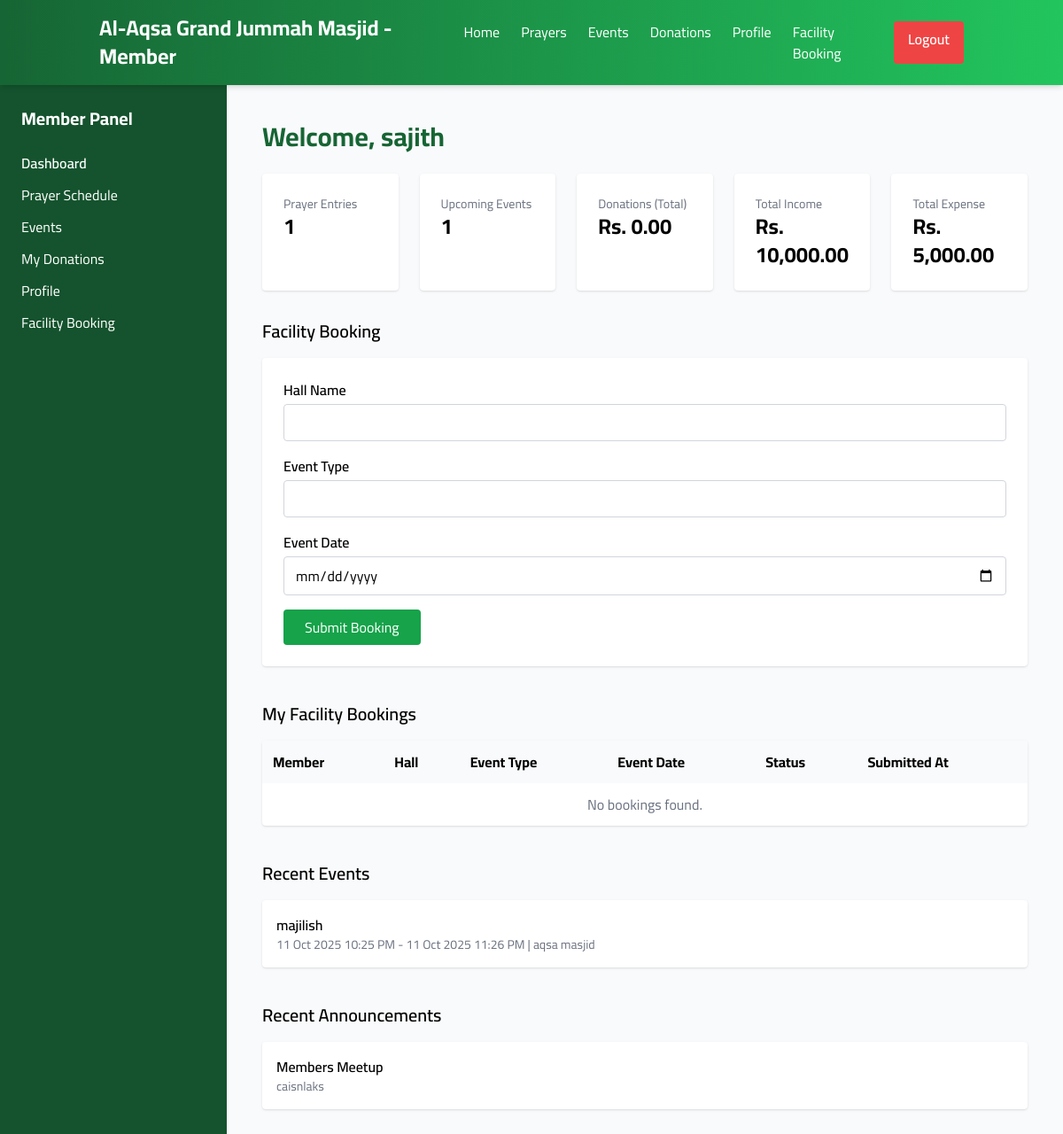
The app's page /member/index.php (signed in) with its own data.
### tables this page shows
CREATE TABLE `site_settings` (
  `id` int(11) NOT NULL,
  `key` varchar(50) NOT NULL,
  `value` text NOT NULL
);

CREATE TABLE `events` (
  `id` int(11) NOT NULL,
  `title` varchar(200) NOT NULL,
  `description` text DEFAULT NULL,
  `start_datetime` datetime DEFAULT NULL,
  `end_datetime` datetime DEFAULT NULL,
  `location` varchar(255) DEFAULT NULL,
  `created_at` timestamp NOT NULL DEFAULT current_timestamp()
);

CREATE TABLE `announcements` (
  `id` int(11) NOT NULL,
  `title` varchar(150) NOT NULL,
  `message` text NOT NULL,
  `type` enum('alert','event','general') DEFAULT 'general',
  `date` date NOT NULL DEFAULT curdate(),
  `created_at` timestamp NOT NULL DEFAULT current_timestamp()
);

### includes/functions.php (called while the page is built, shortened)
<?php
function h($s){ return htmlspecialchars($s, ENT_QUOTES, 'UTF-8'); }
?>

### member/index.php (the view, shortened to what this page needs)
<?php
require_once __DIR__ . '/../includes/db.php';
require_once __DIR__ . '/../includes/functions.php';
$user = $_SESSION['user'] ?? null;
$user_id = $user['id'] ?? 0;
$prayersCount = $pdo->query("SELECT COUNT(*) FROM prayer_times")->fetchColumn();
$eventsCount = $pdo->query("SELECT COUNT(*) FROM events")->fetchColumn();
$stmt = $pdo->prepare("SELECT IFNULL(SUM(amount),0) FROM donations WHERE user_id = ?");
$stmt->execute([$user_id]);
$donationsTotal = $stmt->fetchColumn();
$totalIncome = $pdo->query("SELECT IFNULL(SUM(amount),0) FROM finance WHERE type='income'")->fetchColumn();
$totalExpense = $pdo->query("SELECT IFNULL(SUM(amount),0) FROM finance WHERE type='expense'")->fetchColumn();
$recentEvents = $pdo->query("SELECT title, start_datetime, end_datetime, location FROM events ORDER BY start_datetime DESC LIMIT 5")->fetchAll(PDO::FETCH_ASSOC);
$announcements = $pdo->query("SELECT title, message FROM announcements ORDER BY id DESC LIMIT 5")->fetchAll(PDO::FETCH_ASSOC);
$memberBookingsStmt = $pdo->prepare("SELECT * FROM facility_booking WHERE member_name=? ORDER BY created_at DESC");
$memberBookingsStmt->execute([$user['fullname'] ?? '']);
$memberBookings = $memberBookingsStmt->fetchAll(PDO::FETCH_ASSOC);
$masjidName = $pdo->query("SELECT value FROM site_settings WHERE `key`='masjid_name'")->fetchColumn() ?? 'Masjid';
?>
<!DOCTYPE html>
<html lang="en">
<head>
<script src="https://cdn.tailwindcss.com"></script>
</head>
<body class="bg-gray-50 min-h-screen">
<header class="bg-gradient-to-r from-green-800 to-green-500 text-white shadow-md sticky top-0 z-50">
  <div class="container mx-auto flex justify-between items-center px-6 py-4">
    <h1 class="text-2xl font-bold"><?php echo h($masjidName); ?> - Member</h1>
    <nav class="space-x-6 hidden md:flex">
      <a href="index.php#home" class="hover:text-yellow-300 transition">Home</a>
      <a href="prayers.php" class="hover:text-yellow-300 transition">Prayers</a>
      <a href="events.php" class="hover:text-yellow-300 transition">Events</a>
      <a href="donations.php" class="hover:text-yellow-300 transition">Donations</a>
      <a href="profile.php" class="hover:text-yellow-300 transition">Profile</a>
      <a href="#facilityBooking" class="hover:text-yellow-300 transition">Facility Booking</a>
      <a href="../auth/logout.php" class="bg-red-500 px-4 py-2 rounded font-semibold hover:bg-red-600 transition">Logout</a>
    </nav>
  </div>
</header>
<div class="flex">
  <aside id="sidebar" class="w-64 bg-green-900 text-white min-h-screen p-6 hidden md:block">
    <h2 class="text-xl font-bold mb-6">Member Panel</h2>
    <ul>
      <li class="mb-3"><a href="index.php" class="font-semibold hover:underline">Dashboard</a></li>
      <li class="mb-3"><a href="prayers.php" class="hover:underline">Prayer Schedule</a></li>
      <li class="mb-3"><a href="events.php" class="hover:underline">Events</a></li>
      <li class="mb-3"><a href="donations.php" class="hover:underline">My Donations</a></li>
      <li class="mb-3"><a href="profile.php" class="hover:underline">Profile</a></li>
      <li class="mb-3"><a href="#facilityBooking" class="hover:underline">Facility Booking</a></li>
    </ul>
  </aside>
  <main class="flex-1 p-6 md:p-10">
    <h1 class="text-3xl font-bold text-green-800 mb-6">Welcome, <?php echo h($user['fullname']); ?></h1>
    <div class="grid grid-cols-1 md:grid-cols-5 gap-6 mb-8">
      <div class="bg-white p-6 rounded shadow hover:shadow-md transition">
        <div class="text-sm text-gray-500">Prayer Entries</div>
        <div class="text-2xl font-bold"><?php echo h($prayersCount); ?></div>
      </div>
      <div class="bg-white p-6 rounded shadow hover:shadow-md transition">
        <div class="text-sm text-gray-500">Upcoming Events</div>
        <div class="text-2xl font-bold"><?php echo h($eventsCount); ?></div>
      </div>
      <div class="bg-white p-6 rounded shadow hover:shadow-md transition">
        <div class="text-sm text-gray-500">Donations (Total)</div>
        <div class="text-2xl font-bold">Rs. <?php echo number_format($donationsTotal,2); ?></div>
      </div>
      <div class="bg-white p-6 rounded shadow hover:shadow-md transition">
        <div class="text-sm text-gray-500">Total Income</div>
        <div class="text-2xl font-bold">Rs. <?php echo number_format($totalIncome,2); ?></div>
      </div>
      <div class="bg-white p-6 rounded shadow hover:shadow-md transition">
        <div class="text-sm text-gray-500">Total Expense</div>
        <div class="text-2xl font-bold">Rs. <?php echo number_format($totalExpense,2); ?></div>
      </div>
    </div>
    <section id="facilityBooking" class="mb-10">
      <h2 class="text-xl font-semibold mb-4">Facility Booking</h2>
      <form method="POST" class="bg-white p-6 rounded shadow space-y-4">
        <div>
          <label class="block font-semibold mb-1">Hall Name</label>
          <input type="text" name="hall_name" class="w-full border border-gray-300 rounded px-3 py-2" required>
        </div>
        <div>
          <label class="block font-semibold mb-1">Event Type</label>
          <input type="text" name="event_type" class="w-full border border-gray-300 rounded px-3 py-2" required>
        </div>
        <div>
          <label class="block font-semibold mb-1">Event Date</label>
          <input type="date" name="event_date" class="w-full border border-gray-300 rounded px-3 py-2" required>
        </div>
        <div>
          <button type="submit" name="facility_submit" class="bg-green-600 text-white px-6 py-2 rounded hover:bg-green-700 transition">Submit Booking</button>
        </div>
      </form>
    </section>
    <section class="mb-10">
      <h2 class="text-xl font-semibold mb-4">My Facility Bookings</h2>
      <div class="bg-white rounded shadow overflow-x-auto">
        <table class="w-full text-left">
          <thead class="bg-gray-50">
            <tr>
              <th class="p-3">Member</th>
              <th class="p-3">Hall</th>
              <th class="p-3">Event Type</th>
              <th class="p-3">Event Date</th>
              <th class="p-3">Status</th>
              <th class="p-3">Submitted At</th>
            </tr>
          </thead>
          <tbody>
            <?php if($memberBookings): ?>
              <?php foreach($memberBookings as $b): ?>
                <tr class="border-t hover:bg-gray-50">
                  <td class="p-3"><?= h($b['member_name']) ?></td>
                  <td class="p-3"><?= h($b['hall_name']) ?></td>
                  <td class="p-3"><?= h($b['event_type']) ?></td>
                  <td class="p-3"><?= date('d M Y', strtotime($b['event_date'])) ?></td>
                  <td class="p-3"><?= ucfirst($b['status']) ?></td>
                  <td class="p-3"><?= date('d M Y h:i A', strtotime($b['created_at'])) ?></td>
                </tr>
              <?php endforeach; ?>
            <?php else: ?>
              <tr>
                <td colspan="6" class="p-3 text-center text-gray-500">No bookings found.</td>
              </tr>
            <?php endif; ?>
          </tbody>
        </table>
      </div>
    </section>
    <section class="mb-10">
      <h2 class="text-xl font-semibold mb-4">Recent Events</h2>
      <ul class="bg-white rounded shadow divide-y divide-gray-200">
        <?php foreach($recentEvents as $e): ?>
          <li class="p-4">
            <div class="font-semibold"><?= h($e['title']) ?></div>
            <div class="text-sm text-gray-500"><?= date('d M Y h:i A', strtotime($e['start_datetime'])) ?> - <?= date('d M Y h:i A', strtotime($e['end_datetime'])) ?> | <?= h($e['location']) ?></div>
          </li>
        <?php endforeach; ?>
      </ul>
    </section>
    <section class="mb-10">
      <h2 class="text-xl font-semibold mb-4">Recent Announcements</h2>
      <ul class="bg-white rounded shadow divide-y divide-gray-200">
        <?php foreach($announcements as $a): ?>
          <li class="p-4">
            <div class="font-semibold"><?= h($a['title']) ?></div>
            <div class="text-sm text-gray-500"><?= h($a['message']) ?></div>
          </li>
        <?php endforeach; ?>
      </ul>
    </section>
  </main>
</div>
</body>
</html>

### member/index.php (style rules this page uses)
body { font-family: 'Cairo', sans-serif; }

### records on screen
site_settings: value "Al-Aqsa Grand Jummah Masjid"
events: title "majilish", start_datetime "11 Oct 2025 10:25 PM", end_datetime "11 Oct 2025 11:26 PM", location "aqsa masjid"
announcements: title "Members Meetup", message "caisnlaks"

### other values on screen
$user['fullname'] "sajith"
$prayersCount "1"
$eventsCount "1"
$donationsTotal "0.00"
$totalIncome "10,000.00"
$totalExpense "5,000.00"
